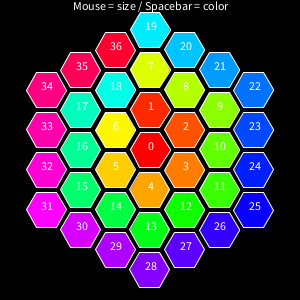
Frame 1 (no input)
Frame 2 (the mouse pressed at the canvas centre, redrawn once): identical to frame 1, image omitted

The Processing sketch that drew this single still picture (run headless with seeded random() and noise(); the mouse was pressed at the canvas centre and the sketch redrawn once):

// Processing sketch: HexWinders
// ── HexWinders.pde
float hexRadius;
int hexRings;

color c1;
color c2;
boolean cSwitch;

void setup() {
  size(300, 300);
  stroke(255);
  textAlign(CENTER);
  textSize(12);
  fill(255);
  colorSet();
  hexRadius = 20;
  hexRings = 4;
  noLoop();
}

void draw(){
  background(0);
  translate(width/2, height/2);
  hexWinder(hexRadius,hexRings);
  translate(0,-height/2 + 10);
  text("Mouse = size / Spacebar = color",0,0);
  noLoop();
}

void keyPressed(){
  colorSet();
  redraw();
}

void mouseMoved(){
  hexRings = int(10 * mouseX/width);
  redraw();
}

void mouseWheel(MouseEvent event) {
  hexRadius += event.getCount();
  redraw();
}

void colorSet(){
  if(cSwitch){
    colorMode(RGB);
    c1 = color(255,0,0);
    c2 = color(0,0,255);
  } else {
    colorMode(HSB, 255, 100, 100);
    c1 = color(0,100,100);
    c2 = color(254,100,100);
  }
  cSwitch = !cSwitch;
}

void hexWinder(float radius, int ringCount){
  int hcount = 0;
  int htotal = 1;
  for(int i=0;i<ringCount; i++){ htotal = htotal + i*6; }
  hexagon(0, 0, radius, 0, htotal); // place center hex
  for(int ring = 1; ring<ringCount; ring++){
    for(int i = 0; i<6; i++){ 
      pushMatrix();
        // place side hex
        rotate(i * (PI / 3)); 
        translate(0,-radius*2 * (ring));
        rotate(-i * (PI / 3));
        hexagon(0, 0, radius, hcount+=1, htotal);
        // fill in side, stairstep by circumradius, radius
        rotate(i * (PI / 3));
        for(int side = 0; side < ring-1; side++){ 
          translate(radius * (sqrt(3)),radius);
          rotate(-i * (PI / 3));
          hexagon(0, 0, radius, hcount+=1, htotal);
          rotate(i * (PI / 3));
        }
      popMatrix();
    }
  }
}

//// function to make a colored hexagon
void hexagon(float x, float y, float radius, int hcount, int htotal){
  color c = lerpColor(c1,c2,hcount/(float)htotal);
  polygon(x, y, radius, 6, c);
  fill(255);
  text(hcount,0,0);
}

//// function to make a polygon
//// https:// processing.org/examples/regularpolygon.html
void polygon(float x, float y, float radius, int npoints, color c) {
  float angle = TWO_PI / npoints;
  beginShape();
  fill(c);
  for (float a = 0; a < TWO_PI; a += angle) {
    float sx = x + cos(a) * radius;
    float sy = y + sin(a) * radius;
    vertex(sx, sy);
  }
  endShape(CLOSE);
}
